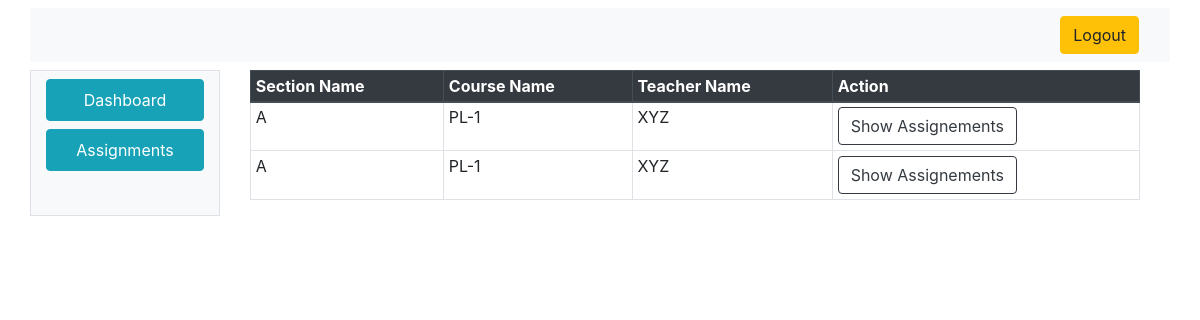
The page /student/semesterToSections.php?SemesterID=1 (signed in) on the database as committed earlier.
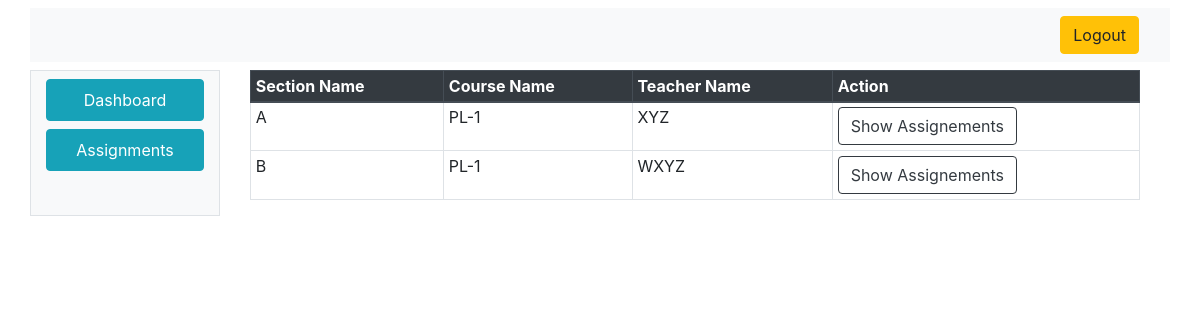
The same page on the database as committed later.
### tables this page shows
CREATE TABLE `student_section` (
  `ID` int(11) NOT NULL,
  `StudentID` int(11) NOT NULL,
  `SectionID` int(11) NOT NULL
);

CREATE TABLE `section` (
  `SectionID` int(11) NOT NULL,
  `SectionName` varchar(10) NOT NULL,
  `CourseID` int(11) NOT NULL,
  `TeacherID` int(11) NOT NULL,
  `SemesterID` int(11) NOT NULL,
  `Status` tinyint(1) NOT NULL
);

CREATE TABLE `courses` (
  `CourseID` int(11) NOT NULL,
  `CourseCode` varchar(50) NOT NULL,
  `CourseName` varchar(100) NOT NULL,
  `DepartmentID` int(11) NOT NULL,
  `Status` tinyint(1) NOT NULL
);

CREATE TABLE `users` (
  `UserID` int(11) NOT NULL,
  `UserName` varchar(100) NOT NULL,
  `UserEmail` varchar(50) NOT NULL,
  `Password` varchar(25) NOT NULL,
  `Status` tinyint(1) NOT NULL,
  `UserTypeID` int(11) NOT NULL,
  `DepartmentID` int(11) DEFAULT NULL
);

### index_model.php (called while the page is built, shortened)
<?php
class IndexModel
{
	public $con;
	public function IndexModel()
	{
		$this->host = "localhost:3306";
		$this->user = "root";
		$this->pass = "";
		$this->dbname = "ams";
		$this->con =  new mysqli($this->host, $this->user, $this->pass, $this->dbname);
	}
	public function getAllStudentSectionInfo($SemesterID, $StudentID)
	{
		$q = "select student_section.*,users.UserName,courses.CourseName,section.SectionName from student_section LEFT OUTER JOIN section on student_section.SectionID=section.SectionID LEFT OUTER JOIN courses on courses.CourseID=section.CourseID LEFT OUTER JOIN users on section.TeacherID=users.UserID WHERE student_section.StudentID=" . $StudentID . " and section.SemesterID=" . $SemesterID;
		$r = mysqli_query($this->con, $q);
		if ($r == false) {
			return 0;
		} else {
			return $r;
		}
	}
}

### student/semesterToSections.php (the view, shortened to what this page needs)
<html>
<head>
  <link rel="stylesheet" href="css.css">
  <link rel="stylesheet" href="https://stackpath.bootstrapcdn.com/bootstrap/4.4.1/css/bootstrap.min.css">
</head>
<body>
  <div class="container mt-2">
    <div class="row">
      <div class="col-12 mb-2 bg-light">
        <nav class="navbar navbar-expand-lg navbar-light bg-light justify-content-end">
          <a class="btn btn-warning ml-2" href="../logout.php"><i class="fa fa-sign-out" aria-hidden="true"></i>
            Logout
          </a>
        </nav>
      </div>
      <div class="col-2 bg-light border">
        <nav class=" d-none d-md-block bg-light sidebar">
          <div class="sidebar-sticky">
            <ul class="nav flex-column">
              <li class="nav-item">
                <a class="nav-link btn btn-info mb-2 mt-2" href="#"><i class="fa fa-home" aria-hidden="true"></i>
                  Dashboard
                </a>
              </li>
              <li class="nav-item">
                <a class="nav-link btn btn-info mb-2" href="AllStudentSemester.php">
                  Assignments
                </a>
              </li>
            </ul>
          </div>
        </nav>
      </div>
      <div class="col-10 bg-transparent">
        <div class="container-fluid container-responsive">
          <div class="table-responsive">
            <table class="table  table-sm table-hover table-bordered">
              <thead class="thead-dark">
                <tr>
                  <th scope="col">Section Name</th>
                  <th scope="col">Course Name</th>
                  <th scope="col">Teacher Name</th>
                  <th scope="col">Action</th>
                </tr>
              </thead>
              <tbody>
                <?php
                require_once('../index_model.php');
                $indObj = new IndexModel();
                $rs = $indObj->getAllStudentSectionInfo($_GET['SemesterID'], $_SESSION["UserID"]);
                while ($d = mysqli_fetch_assoc($rs)) {
                  echo $str = "<tr><td>" . $d["SectionName"] . "</td><td>" . $d["CourseName"] . "</td><td>" . $d["UserName"] . "</td>";
                  echo  $str = "<td>
                      <a href='assignments.php?SectionID=" . $d['SectionID'] . "' class='btn btn-outline-dark'>Show Assignements</a>
                      </td></tr>";
                }
                ?>
              </tbody>
            </table>
          </div>
        </div>
      </div>
    </div>
  </div>
</body>
</html>

Rows that differ between the two databases and show on the page:
no longer on this page (row edited): student_section: SectionID.SectionName "A", courses.CourseName "PL-1", users.UserName "XYZ"
added student_section: SectionID.SectionName "B", courses.CourseName "PL-1", users.UserName "WXYZ"
